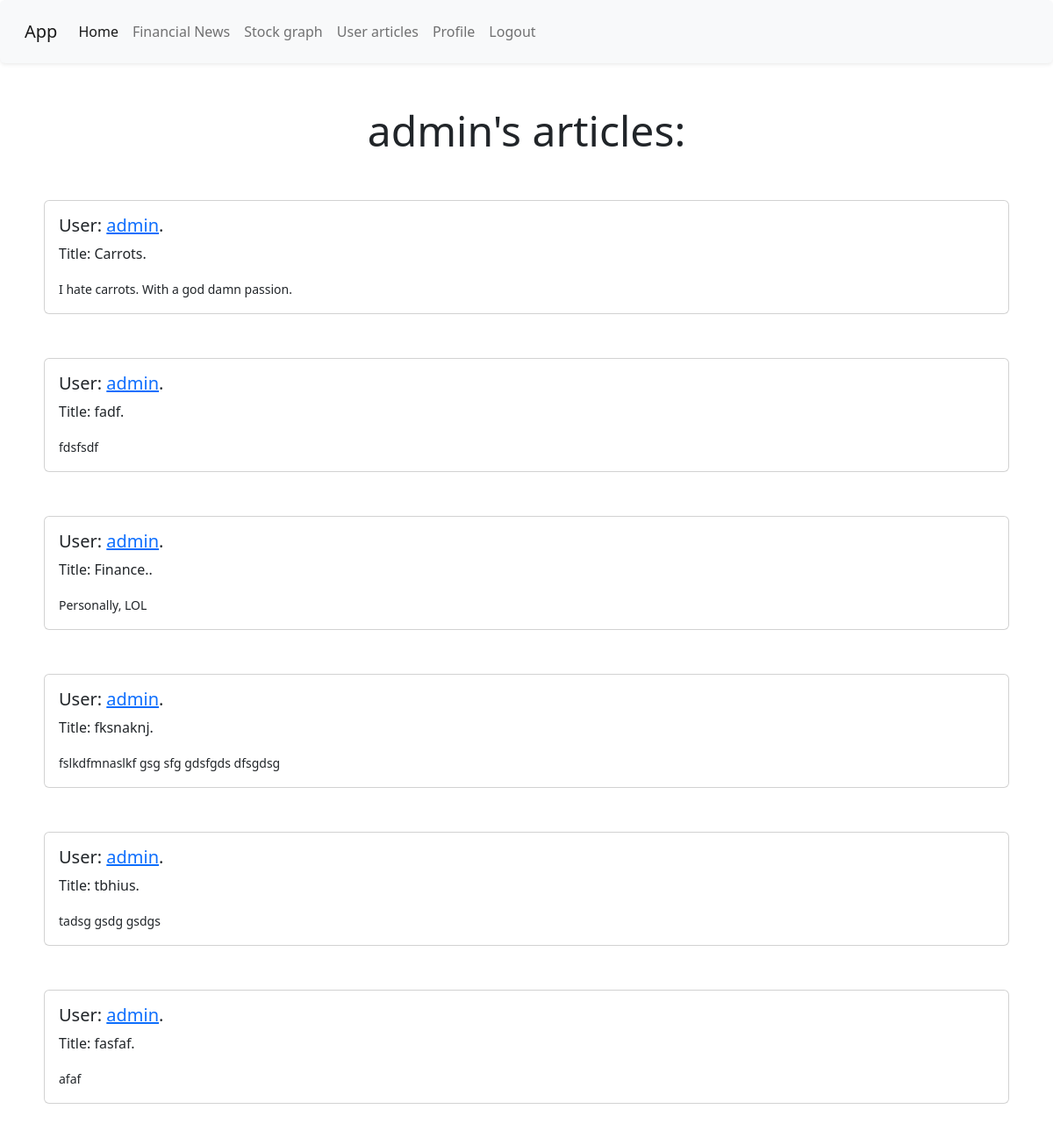
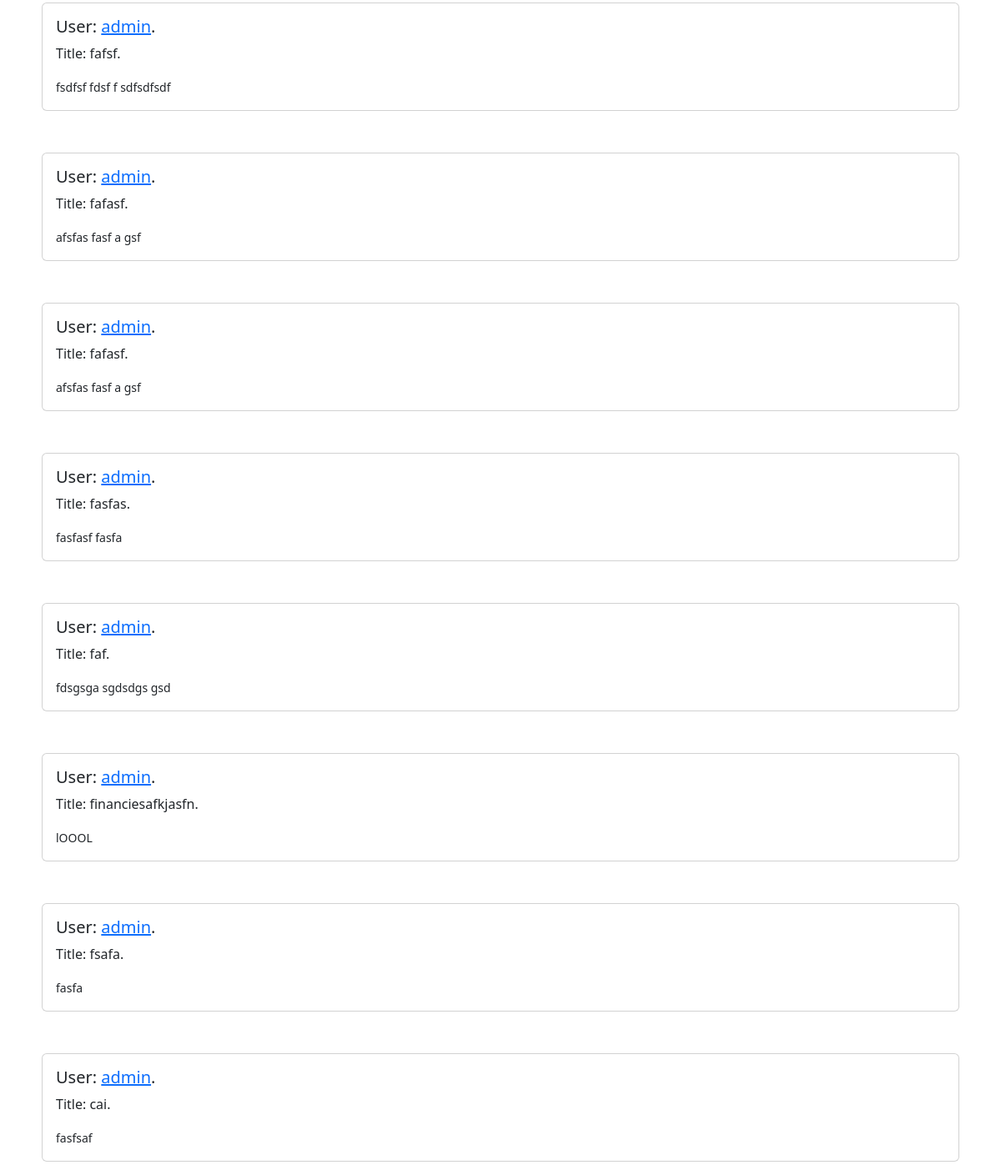
Screenshot of /users/admin (signed in) with the database file from the repository (2 pictures, top to bottom).
### app.py (models this page shows)
class Articles(db.Model):
    __tablename__ = 'articles'
    id = db.Column(db.Integer, primary_key=True)
    title = db.Column(db.String, nullable=False)
    article = db.Column(db.Text, nullable=False)
    author = db.Column(db.Integer, nullable=False)

### app.py (the view)
@app.route('/users/<user>')
def users(user):
    if 'username' in session:
        query = Articles.query.filter_by(author=str(user)).all()
        '''
            FIGURE THIS SHIT OUT CAI

        '''
        return render_template('user.html', articles=query, target_user = user, username=session['username'])
    '''allArticles = Articles.query.all()
    for article in allArticles:
        if article.author == user:
            this.append(article)'''

### templates/user.html (shortened to what this page needs)
<!doctype html>
<html lang="en">
  <head>
    <link href="https://cdn.jsdelivr.net/npm/bootstrap@5.2.0-beta1/dist/css/bootstrap.min.css" rel="stylesheet">
  </head>
  <body>
    <nav class="shadow-sm p-3 mb-5 rounded navbar sticky-top navbar-expand-lg bg-light">
      <div class="container-fluid">
        <a class="navbar-brand" href="/">App</a>
        <div class="collapse navbar-collapse" id="navbarSupportedContent">
          <ul class="navbar-nav me-auto mb-2 mb-lg-0">
            <li class="nav-item">
              <a class="nav-link active" aria-current="page" href="/">Home</a>
            </li>
            {%if username%}
            <li class="nav-item">
              <a class="nav-link" href="/news">Financial News</a>
            </li>
            <li class="nav-item">
              <a class="nav-link" href="/stocks">Stock graph</a>
            </li>
            <li class="nav-item">
              <a class="nav-link" href="/articles">User articles</a>
            </li>
            <li class="nav-item">
              <a class="nav-link" href="/profile">Profile</a>
            </li>
            <li class="nav-item">
              <a class="nav-link" href="/logout">Logout</a>
            </li>
            {%endif%}
          </ul>
        </div>
      </div>
  </nav>
    {% if error != True%}
    <div id="content">
        {% if articles %}
         <h1 style='text-align: center;' class="display-5"> {{target_user}}'s articles:</h1>
        {% else %}
          <h1 style='text-align: center;' class="display-5"> {{target_user}} has posted no articles. </h1>
        {% endif %}
        {% for article in articles %}
        <div class="card mb-3" style='margin: 50px;'>
          <div class="card-body">
            <h5 class="card-title">User: <a href="/users/{{article.author}}">{{article.author}}</a>.</h5>
            <p class="card-text">Title: {{article.title}}.</p>
            <p class="card-text"><small>{{article.article}}</small></p>
          </div>
        </div>
      {%endfor%}
    {% endif %}
  </body>
</html>

### rows the page displays
Articles: author "admin", title "Carrots", article "I hate carrots. With a god damn passion."
Articles: author "admin", title "fadf", article "fdsfsdf"
Articles: author "admin", title "Finance.", article "Personally, LOL"
Articles: author "admin", title "fksnaknj", article "fslkdfmnaslkf gsg sfg gdsfgds dfsgdsg"
Articles: author "admin", title "tbhius", article "tadsg gsdg gsdgs"
Articles: author "admin", title "fasfaf", article "afaf"
Articles: author "admin", title "fafsf", article "fsdfsf fdsf f sdfsdfsdf"
Articles: author "admin", title "fafasf", article "afsfas fasf a gsf"
Articles: author "admin", title "fafasf", article "afsfas fasf a gsf"
Articles: author "admin", title "fasfas", article "fasfasf fasfa"
Articles: author "admin", title "faf", article "fdsgsga sgdsdgs gsd"
Articles: author "admin", title "financiesafkjasfn", article "lOOOL"
Articles: author "admin", title "fsafa", article "fasfa"
Articles: author "admin", title "cai", article "fasfsaf"

### other values shown
{{ target_user }} "admin"
